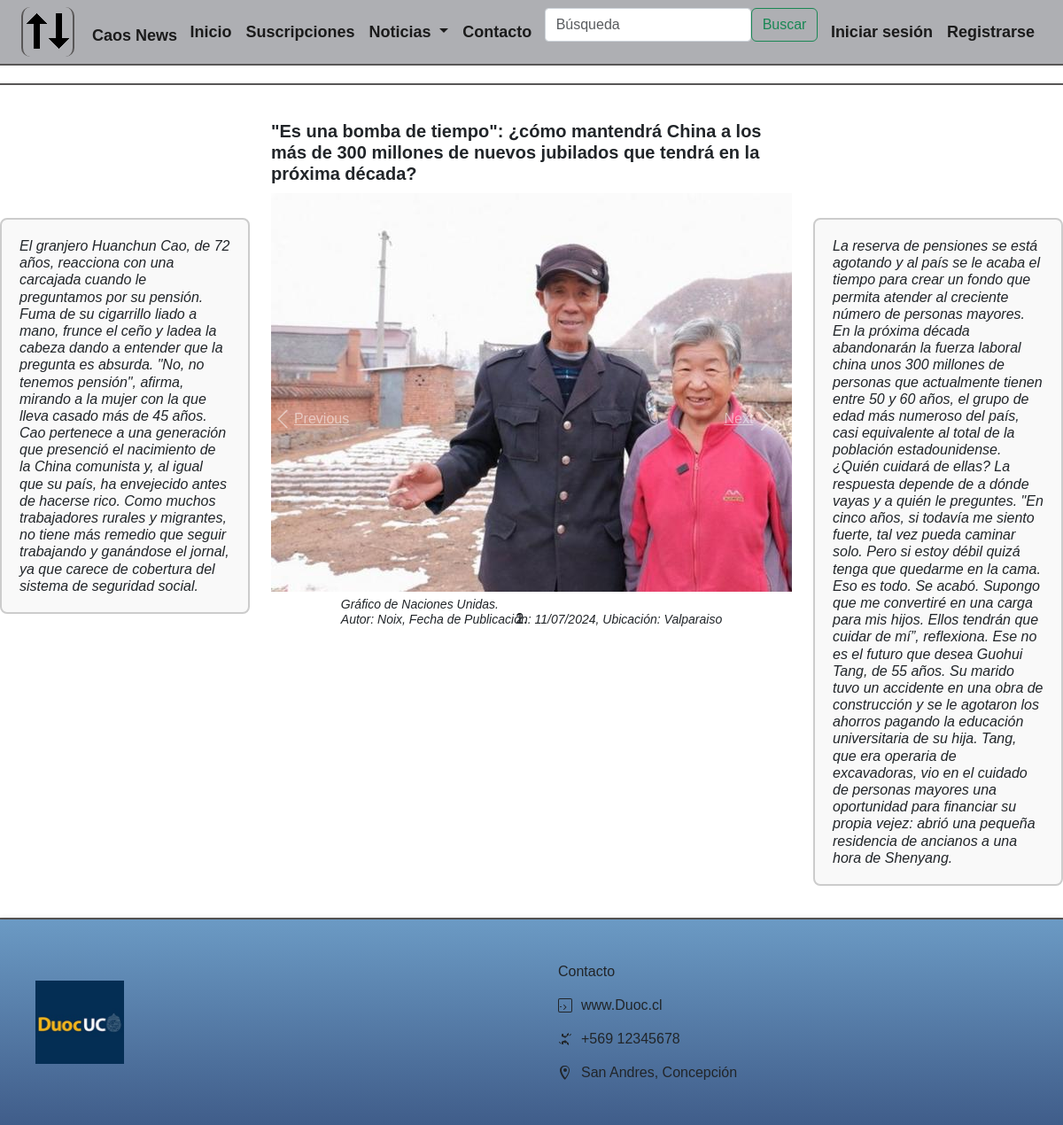
The app's page /alumnos/noticiaInternacional with its own data.
### alumnos/models.py (models this page shows, shortened)
class Noticia(models.Model):
    titulo = models.CharField(max_length=200)
    historia = models.TextField()
    historia2 = models.TextField()
    textoAgregado = models.TextField()
    autor = models.ForeignKey(User, on_delete=models.CASCADE)
    fecha_publicacion = models.DateField()
    ubicacion = models.CharField(max_length=100)
    categoria = models.ForeignKey(Categoria, on_delete=models.CASCADE)

class Foto(models.Model):
    imagen = models.ImageField(upload_to='fotos_noticias')
    noticia = models.ForeignKey(Noticia, on_delete=models.CASCADE, related_name='fotos')  # Relaciona con `Noticia`

### alumnos/views.py (the view)
# urls.py: path('noticiaInternacional',views.noticiaInternacional,name='noticiaInternacional'),
def noticiaInternacional(request):
    categoria_internacional = Categoria.objects.get(id=2)
    noticias = Noticia.objects.filter(categoria=categoria_internacional)
    return render(request, 'alumnos/noticiaInternacional.html', {'noticias': noticias})

### alumnos/templates/alumnos/noticiaInternacional.html (shortened to what this page needs)
{% extends "alumnos/base.html" %}
{% load static %}
{% block content %}
<link rel="stylesheet" href="{% static 'recursosCss/stylesheet.css' %}">
<div class="wrapper">
    {% for noticia in noticias %}
    <div class="row rowstyle">
        <div class="col-lg-3 col-md-12 col-sm-12 justify-content text-align">
            <p style="margin-top: 130px;">
                <em>{{ noticia.historia}}</em>
            </p>
        </div>
        <div class="col-lg-6 col-md-12 col-sm-12">
            <h2>{{ noticia.titulo }}</h2>
            <div id="carouselExampleIndicators{{ forloop.counter }}" class="carousel slide" data-ride="carousel">
                <ol class="carousel-indicators">
                </ol>
                <div class="carousel-inner">
                    {% for foto in noticia.fotos.all %}
                    <div class="carousel-item {% if forloop.first %}active{% endif %}">
                        <img src="{{ foto.imagen.url }}" class="d-block mx-auto" alt="Imagen de la noticia" style="max-height: 600px; max-width: 900px;">
                    </div>
                    {% endfor %}
                </div>
                <div style="display: flex; justify-content: center; margin-top: 1%;">
                    <em>
                        <h5>{{noticia.textoAgregado}} <br> Autor: {{ noticia.autor }}, Fecha de Publicación:
                            {{ noticia.fecha_publicacion|date:"d/m/Y" }},
                            Ubicación: {{ noticia.ubicacion }}</h5>
                    </em>
                </div>
                <a class="carousel-control-prev" href="#carouselExampleIndicators{{ forloop.counter }}" role="button"
                    data-slide="prev">
                    <span class="carousel-control-prev-icon" aria-hidden="true"></span>
                    <span class="sr-only">Previous</span>
                </a>
                <a class="carousel-control-next" href="#carouselExampleIndicators{{ forloop.counter }}" role="button"
                    data-slide="next">
                    <span class="sr-only">Next</span>
                    <span class="carousel-control-next-icon" aria-hidden="true"></span>
                </a>
            </div>
        </div>
        <div class="col-lg-3 col-md-12 col-sm-12">
            <p style="margin-top: 130px;">
                <em>{{ noticia.historia2}}</em>
            </p>
        </div>
    </div>
</div>
{% endfor %}
{% endblock %}

### alumnos/static/recursosCss/styleSheet.css (style rules this page uses)
body { font-family: Arial, sans-serif; }
p { font-size: auto; line-height: 1.2; max-width: 900px; padding: 20px; border: 2px solid #ccc; border-radius: 8px; background-color: #f9f9f9; font-style: oblique; margin-top: 10px; }
h2 { font-size: 20px; font-weight: bold; margin-top: 20px; margin-bottom: 10px; }
h5 { font-size: 14px; font-style: italic; margin-bottom: 20px; }
.rowstyle { border-top: 2px solid #585656; border-bottom: 2px solid #585656; padding-bottom: 20px; padding-top: 20px; margin-top: 20px; }
.wrapper { flex: 1; }

### records on screen
Noticia: historia "El granjero Huanchun Cao, de 72 años, reacciona con una carcajada cuando le preguntamos por su pensión. Fuma de su cigarrillo liado a mano, frunce el ceño y ladea la cabeza dando a entender que la pregunta es absurda. \"No, no tenemos pensión\", afirma, mirando a la mujer con la que lleva casado más de 45 años. Cao pertenece a una generación que presenció el nacimiento de la China comunista y, al igual que su país, ha envejecido antes de hacerse rico. Como muchos trabajadores rurales y migrantes, no tiene más remedio que seguir trabajando y ganándose el jornal, ya que carece de cobertura del sistema de seguridad social.", titulo "\"Es una bomba de tiempo\": ¿cómo mantendrá China a los más de 300 millones de nuevos jubilados que tendrá en la próxima década?", textoAgregado "Gráfico de Naciones Unidas.", autor "Noix", fecha_publicacion "11/07/2024", ubicacion "Valparaiso", historia2 "La reserva de pensiones se está agotando y al país se le acaba el tiempo para crear un fondo que permita atender al creciente número de personas mayores. En la próxima década abandonarán la fuerza laboral china unos 300 millones de personas que actualmente tienen entre 50 y 60 años, el grupo de edad más numeroso del país, casi equivalente al total de la población estadounidense. ¿Quién cuidará de ellas? La respuesta depende de a dónde vayas y a quién le preguntes. \"En cinco años, si todavía me siento fuerte, tal vez pueda caminar solo. Pero si estoy débil quizá tenga que quedarme en la cama. Eso es todo. Se acabó. Supongo que me convertiré en una carga para mis hijos. Ellos tendrán que…"
Foto: imagen (picture)
